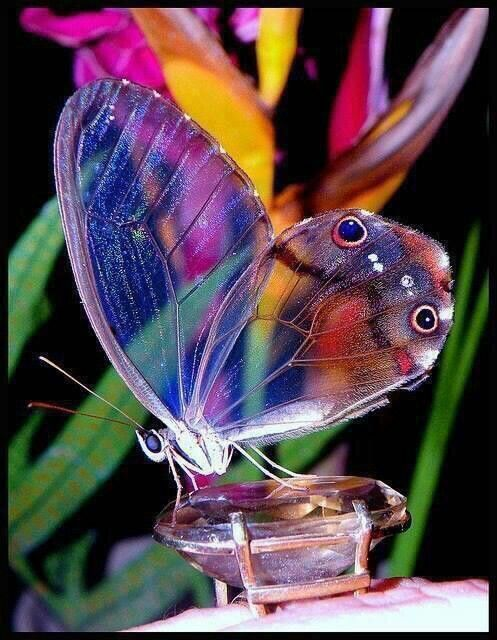
#> input picture Introduccion a Python/mp1.jpg, 497 x 640 px, found by its file name
$ jupyter execute --allow-errors intro_python.ipynb   (shell and % lines are left out)
#> lines starting #> are read from the running program, lines starting #| are printed output that depends on the picture
# Introducción a Python

<!-- Autor Dr. Gibran Fuentes Pineda. -->
<!-- Autor MCIC. Miguel Abgel Veloz Lucas. -->
---

[Python](https://www.python.org) es un lenguaje de programación interpretado que se distingue por ser sencillo y legible diseñado por el dictador benevolente [Guido van Rossum](https://www.youtube.com/watch?v=J0Aq44Pze-w). Es multiparadigma (orientado a objetos, imperativo y un poco funcional), dinámico y multiplataforma.

<br>
Debido a estas características y su amplio ecosistema de bibliotecas de cómputo científico se ha convertido en la lengua franca de la comunidad de aprendizaje automatizado.

<div style="text-align: center"> https://atrebas.github.io/post/2019-01-15-2018-learning/ </div>

---
### 1 Variables

Una variable es una localidad de memoria a la que asignamos un identificador o nombre para poder leerla y escribirla.

[cell 1]
# lógicos
a = True     # bool
b = False    # bool

# numéricos
i = 7        # int
f = 3.141592 # float
c = 1 + 1j   # complex

a, i, f, c

[cell 2]
print(a, i, f, c)

[cell 3]
a = 10
a

[cell 4]
# cadenas
s = 'procesamiento de imagenes' # str

# type(x) obtiene el tipo de x
s, type(s), type(a)

Aritmética y operadores:

[cell 5]
a = True
b = False
a and b

[cell 6]
# lógicos (evaluación perezosa)
not a, a and b, a or b

[cell 7]
# numéricos
i + 1, f - 1, c * 2, f / 2, f // 2, i ** 2, i % 2

[cell 8]
# acceso a cadenas
s[0], s[9], s[-1], s[12:], s[:12], s[10:15]

[cell 9]
# concatenación de cadenas
'aprendizaje' + ' ' + 'profundo', 'et patati et patata ' * 2

[cell 10]
# multiplicación de cadenas
"et patati et patata " * 2

---
### 2 Colecciones

Una estructura de datos es una forma de organización, administrción y almacenamiento que permite un acceso y modificación eficiente.

| Estructura de datos | Ejemplo                   | Mutable | Ordenada | Repetidos |
| ------------------- | ------------------------- | ------- | -------- | --------- |
| Lista               | `[1, 1.618, True, 'O_o']` | Si      | Si       | Si        |
| Tupla               | `(1, 1.618, True, 'O_o')` | No      | Si       | Si        |
| Diccionario         | `{1: 'a', 1.618: 'phi'}`  | Si      | Si*      | No        |
| Conjunto            | `{1, 1.618, True, 'O_o'}` | Si      | Si*      | No        |

`*` Orden solo en recorrido, el acceso aletorio no es soportado.

#### 2.1 Listas

Colección de elementos con orden (indizado en cero), admite repetidos y se puede modificar (mutable).

Definición por extensión:

[cell 11]
# lista de constantes
l = [0, 1, 2, 3, 4]
l

[cell 12]
# lista mixta
l2 = [True, 7, 3.141592, 1 + 1j, 'aprendizaje profundo']
l2

[cell 13]
l2[3]

[cell 14]
# lista de variables
l3 = [a, i, f, c, s]
l3

[cell 15]
# lista de listas (matriz)
l4 = [[0, 1], [2, 3]]
l4

Lectura:

[cell 16]
# acceso, indizado en cero e inverso
l[0], l[2], l[-1]

[cell 17]
# rebanadas: regresan una sublista nueva en el intervalo [a, b)
# l = [0, 1, 2, 3, 4]
l[1:3], l[2:], l[:2]

Escritura

[cell 18]
# modificación
lm = list(l) # crea una copia
lm[0] = -1   # sobreescribe
lm[0]

[cell 19]
lm

[cell 20]
l

Aritmética y operadores:

[cell 21]
# concatenación y producto
[0, 1] + [2, 3], [0] * 5

[cell 22]
# tamaño y pertenencia
len(l), 7 in l

Métodos (funciones asociadas):

[cell 23]
l = [0, 1, 2, 3, 4]

# append(x) agrega x al final de la lista
l.append(-1)
l

[cell 24]
# pop() elimina al final de la lista
l.pop() # regresa el elemento

[cell 25]
l

[cell 26]
# pop() elimina al final de la lista
print(l.pop()) # regresa el elemento
l

[cell 27]
# insert(i, x) agrega x en la posición i
l.insert(0, -1)
l

[cell 28]
l.insert(2, -11)
l

[cell 29]
# pop(i) elimina en la posición i
l.pop(2)
l

[cell 30]
# remove(x) remueve x de la lista
l.remove(-1)
l

[cell 31]
# extend(l2) agrega los elementos de una segunda lista l2 (in situ)
l.extend([9, 8, 7, 6, 5, 4])
l

[cell 32]
l.append(-1)
l.append(-1)
l.append(-1)
l.append(-1)
l

[cell 33]
l.remove(-1)
l

[cell 34]
# sort() ordena ascendente por defecto (in situ)
l.sort()
l

[cell 35]
# reversed() invierte la lista (in situ)
l.reverse()
l

#### 2.2 Tuplas
Colección de elementos con orden (indizado en cero), admite repetidos y no se puede modificar (inmutable).

Definición por extensión:

[cell 36]
t = (0, 1, 2, 3, 4)
t, type(t)

Soporta las mismas operaciones que una lista con excepción de las de escritura.

[cell 37]
# asignación por intercambio (tuplas implícitas)
a, b = 0, 1
a, b = b, a
a, b

#### 2.3 Diccionarios

Arreglo asociativo llave-valor (mutable), las llaves son únicas mientras que los valores se pueden repetir.

Definición por extensión:

[cell 38]
d = {'a': 0, 'b': 1, 'c': 1, 'd': 3, 'e': -1}
d

Lectura:

[cell 39]
d['d']

Escritura:

[cell 40]
# modificar
d['e'] = 4
# agregar
d['f'] = 5
d, d['a']

[cell 41]
# elimiar un elemento
del d['a']
d

[cell 42]
# tamaño y pertenencia
len(d), 'a' in d

Métodos:

[cell 43]
# keys() regresa una lista de las llaves
d.keys()

[cell 44]
# values() regresa una lista de los valores
d.values()

[cell 45]
# items() regresa una lista de pares llave-valor
d.items()

[cell 46]
# get() obtiene un valor para una llave dada,
# acepta un valor por defecto en caso de una llave inexistente
d.get('b'), d.get('z', 26)

[cell 47]
d['l']=l

[cell 48]
d

[cell 49]
d['l'][-1]

---
### 3 Condicionales y ciclos

Sentencias que permiten controlar el flujo del programa.

#### 3.1 ``if``, ``elif`` y ``else``

[cell 50]
predicado = True

# condicional simple
if predicado:
    print("condicional simple 1")

if not predicado:
    print("condicional simple 2")

# condicional par
if predicado:
    print("condicional par 1")
else:
    print("condicional par 2")

# condicional múltiple
if predicado and not predicado:
    print("condicional múltiple 1")
elif predicado and predicado:
    print("condicional múltiple 2")
else:
    print("condicional múltiple 3")

#### 3.2 ``for``

[cell 51]
l = ['a', 'b', 'c', 'd', 'e']
# recorriendo una lista/tupla
for x in l:
    print(x)

[cell 52]
# recorriendo un diccionario
for k, v in d.items():
    print(k, v)

[cell 53]
# ciclo en un contador
for i in range(0, 10, 2):
    print(i)

[cell 54]
# ciclo sobre la lista y un contador
for i, x in enumerate(l):
    print(i, x)

#### 3.3 ``while``

[cell 55]
# importamos un módulo
import random

# fijamos la semilla
random.seed(43)

continuar = True
while continuar:
    # r es un pseudo aleatorio en [0, 1)
    r = random.random()
    print(r)
    if r > 0.75:
        continuar = False

---
### 4 Funciones

Función sin argumentos y sin retorno:

[cell 56]
def saludar():
    print('Servus!')

saludar()

Función un argumento y un valor de retorno:

[cell 57]
def cuadrado(x):
    return x ** 2

cuadrado(5)

Función con múltiples argumentos y valores de retorno:

[cell 58]
def suma_y_resta(x, y):
    return x + y, x - y

suma_y_resta(1, 2)

Función con argumento por defecto:

[cell 59]
def cuadrado_o_raiz(x, op='cuadrado'):
    if op == 'cuadrado':
        return x ** 2
    else:
        return x ** .5

cuadrado_o_raiz(4, 'cubo'), cuadrado_o_raiz(4)

Función recursiva que suma una lista:

[cell 60]
def list_rec_sum(l):
    n = len(l)
    if n == 0:
        return 0
    elif n == 1:
        return l[0]
    else:
        m = n // 2
        return list_rec_sum(l[:m]) + list_rec_sum(l[m:])

list_rec_sum([0, 1, 2, 3, 4])

Función con una función como argumento:

[cell 61]
def func_map(fn, l):
    r = []
    for x in l:
        r.append(fn(x))
    return r

func_map(cuadrado, [0, 1, 2])

[cell 62]
func_map(cuadrado_o_raiz, [0, 1, 2])

---
### 5 Comprensiones de colecciones

Definición de colecciones similar a la definición matemática de conjuntos por comprensión.

[cell 63]
l = range(10)
# comprensión de lista sencilla
[x**2 for x in l]

[cell 64]
# comprensión de lista con condición
[x**2 for x in l if x < 5]

[cell 65]
# comprensión de tupla
tuple(x**2 for x in t if x < 5)

[cell 66]
# comprensión de diccionario
{i: chr(65 + i) for i in l}

---
### 6 Clases

Una clase es una plantilla que define un estado y comportamientos para una familia de objetos. El estado está dado por variables llamadas atributos y los comportamientos para modificar ese estado por medio de funciones llamadas métodos. Un estado especifico se obtiene al instanciar la clase en un objeto.

[cell 67]
# clase base
class Vehiculo:

    def __init__(self, nombre='X', rapidez=0):
        self.nombre = nombre
        self.rapidez = rapidez

    def info(self):
        print(f'Vehículo {self.nombre} va a {self.rapidez} km/h.')

    def acelerar(self, cantidad):
        self.rapidez = self.rapidez + cantidad

# Tamalero hereda de Vehiculo
class Triciclo(Vehiculo):

    # reimplementamos el inicializador
    def __init__(self):
        super().__init__('Tamalero', 10)

    # reimplementamos el método de acelerar
    def acelerar(self, porcentaje):
        self.rapidez = self.rapidez + self.rapidez * porcentaje

[cell 68]
# instanciamos Vehiculo
vehiculo = Vehiculo()
# veamos su estado
vehiculo.info()
# modfiquemos el estado
vehiculo.acelerar(25)
# veamos su estado
vehiculo.info()

[cell 69]
# instanciamos Triciclo
tamalero = Triciclo()
# veamos su estado
tamalero.info()
# modfiquemos el estado
tamalero.acelerar(.25)
# veamos su estado
tamalero.info()

### 7 Pandas

[Pandas](https://pandas.pydata.org) es una bibliteca para la manipulación de datos estructurados. Para datos tabulares provee la estructura [`Dataframe`](https://pandas.pydata.org/pandas-docs/stable/reference/api/pandas.DataFrame.html).

<div style="text-align: center"> https://www.geeksforgeeks.org/python-pandas-dataframe/ </div>

El conjunto de datos [Breast Cancer Wisconsin](https://archive.ics.uci.edu/dataset/17/breast+cancer+wisconsin+diagnostic)es una colección de datos de  que se utiliza ampliamente en el aprendizaje automático y la investigación médica. Originado a partir de imágenes digitalizadas clasifica  si una masa mamaria es un tumor benigno o maligno, a partir de las medidas obtenidas de imágenes digitalizadas de la aspiración con una aguja fina. Los valores representan las características de los núcleos celulares presentes en la imagen digital. La muestra contiene 569 ejemplos de resultados de las biopsias. Cada registro contiene 30 variables, las cuales corresponden a tres medidas (media, desviación estándar, peor caso) de diez características diferentes (radius, texture, …)

<div style="text-align: center"> https://archive.ics.uci.edu/dataset/15/breast+cancer+wisconsin+original </div>

[cell 70]
# los comandos precedidos por ! se ejecutan como comandos de sistema Linux

Ahora leamos los datos en un `Dataframe`:

[cell 71]
# importamos pandas
import pandas as pd
# leemos el Dataframe
#> (the rest of this cell did not finish here and is left out)

### 8 Numpy

[Numpy](https://numpy.org) es una biblioteca que proporcina arreglos multidimensionales de alto desempeño y una amplia colección de funciones matemáticas para operar con los mismos.

El arreglo multimensional está implementado en la clase [`ndarray`](https://numpy.org/doc/stable/reference/generated/numpy.ndarray.html). Es un contenedor de datos sobre el que se aplican funciones paralelizadas ([SIMD](https://en.wikipedia.org/wiki/SIMD)). Esta técnica se conoce como vectorización.

<div style="text-align: center"><a href="https://www.nature.com/articles/s41586-020-2649-2">Array programming with NumPy</a></div>

Arreglos y propiedades.

[cell 72]
# importamos
import numpy as np

# definimos un arreglo multidimensional (nd-array)
a = np.array([0, 1, 2, 3, 4, 5, 6, 7, 8, 9])
a

[cell 73]
# atributos
a.size, a.ndim, a.shape, a.dtype

[cell 74]
# redimensionanado
b = a.reshape(2, 5)
b

[cell 75]
b.size, b.ndim, b.shape

Funciones de creación.

[cell 76]
np.zeros((5, 2)) # np.ones()

[cell 77]
np.ones_like(b) # np.zeros_like()

[cell 78]
np.arange(10, dtype=np.float64(3))

[cell 79]
np.linspace(0, 10, 10)

Funciones aleatorias.

[cell 80]
# reproducibilidad
np.random.seed(45)
# aleatorios entre [0, 1)
np.random.rand(2, 2)

[cell 81]
# muestreamos x ~ unif(0, 1)
np.random.randn(2, 2)

Funciones vectorizadas

[cell 82]
a = np.arange(6).reshape(2, 3)
a

[cell 83]
# funciones de reducción: sum, prod, mean, min, max, any, all, etc.
# axis es la dimensión que collapsa
a.sum(), a.sum(axis=0), a.sum(axis=1)

[cell 84]
b = np.ones(6).reshape(2, 3)
b

[cell 85]
# funciones varias
np.sin(a) + np.cos(b)

[cell 86]
A = np.ones((4, 4))
A

[cell 87]
B = np.ones((4,4), dtype=np.int64)
B

[cell 88]
A + B

[cell 89]
C = np.random.randint(10, size=(4,4))
C

[cell 90]
D = B + C
D

[cell 91]
k = 2
D * k

[cell 92]
E = D.reshape(2, 8)
E

---
### 9 Matplotlib

[Matplotlib](https://matplotlib.org) es un bibilioteca para producir gráficas con calidad de publicación.

[cell 93]
# importamos
import matplotlib.pyplot as plt
from PIL import Image

[cell 94]
# definimos rango y dominio
# X = [-5, -4, -3, -2, - 1, 0, 1, 2, 3, 4, 5]
# Y = [x**2 for x in X]

x = np.arange(0, 5*np.pi, 0.1)
y = np.sin(x)

# graficamos
plt.plot(x, y)
plt.show()
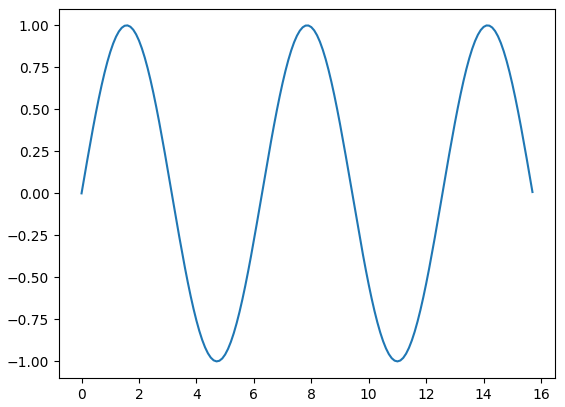
#> figure drawn by matplotlib, 1 panel; curve peaks at x = 1.6, y = 1

### 10 Imagen

Python es una excelente opción para el procesamiento de imágenes debido a su simplicidad y la disponibilidad de bibliotecas avanzadas como [OpenCV](https://pypi.org/project/opencv-python), [Pillow](https://pypi.org/project/pillow/), y [scikit-image](https://scikit-image.org/).

[cell 95]
img = np.asarray(Image.open('sample_data/mp1.jpg'))
#> img is the input picture: shape (640, 497, 3); mean R, G, B 88.4, 71.1, 78.6
print(img.shape)
#| (640, 497, 3)
print(repr(img))
#> (printed output is left out)

[cell 96]
imgplot = plt.imshow(img)

[cell 97]
from skimage import io

#configuracion necesaria de pyplot para ver las imagenes en escala de grises
plt.rcParams['image.cmap'] = 'gray'

lena_rgb=io.imread("sample_data/mp1.jpg")
# imread lee las imagenes con los pixeles codificados como enteros
# en el rango 0-255. Por eso la convertimos a flotante y en el rango 0-1

[cell 98]
plt.imshow(lena_rgb) # no es necesario el vmin/vmax para imágenes a color

print("Dimensiones de la imagen:")
print(lena_rgb.shape)
#| (640, 497, 3)

[cell 99]
plt.imshow(lena_rgb[:,:,0],vmin=0,vmax=255)
plt.title("Canal Rojo")
plt.figure()
plt.imshow(lena_rgb[:,:,1],vmin=0,vmax=255)
plt.title("Canal Verde")
plt.figure()
plt.imshow(lena_rgb[:,:,2],vmin=0,vmax=255)
plt.title("Canal Azul")
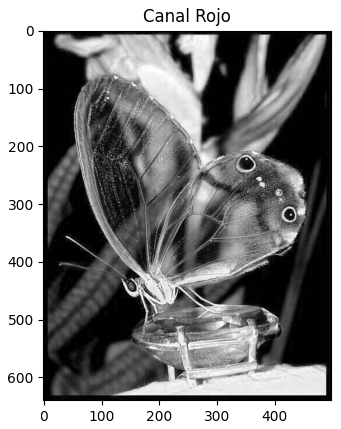
#> figure drawn by matplotlib, 1 panel
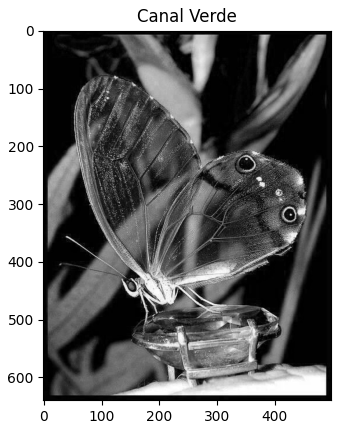
#> figure drawn by matplotlib, 1 panel
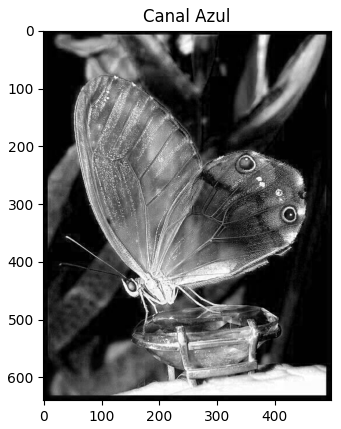
#> figure drawn by matplotlib, 1 panel

#### 10.1 Recortar imagen

[cell 100]
plt.imshow(lena_rgb[50:350,50:350,0],vmin=0,vmax=255)
plt.title("Canal Rojo")
plt.figure()
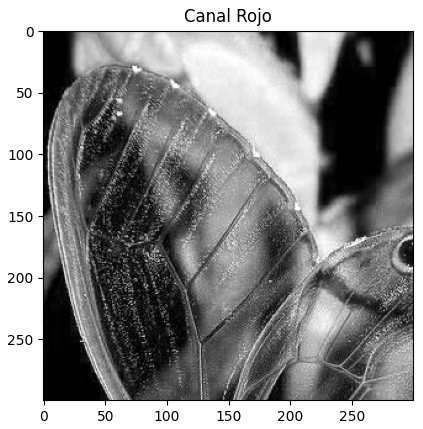
#> figure drawn by matplotlib, 1 panel
